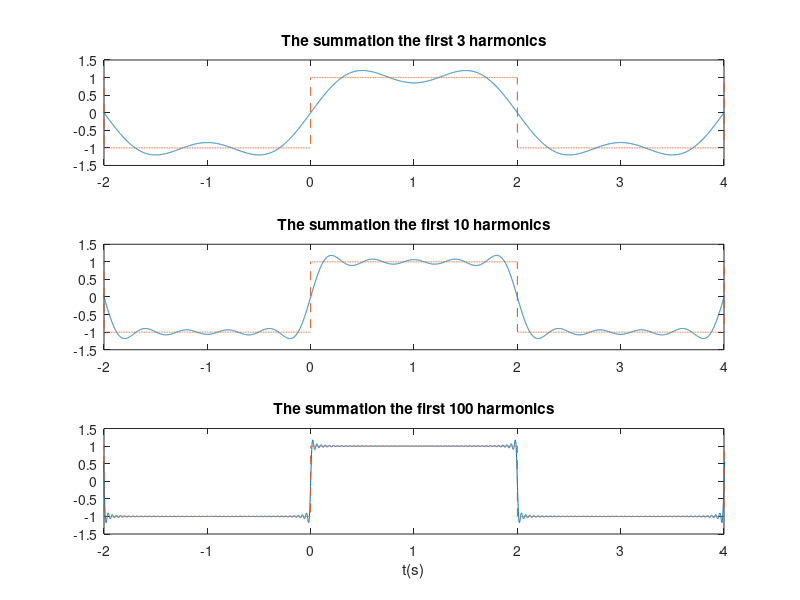

The MATLAB source for this figure:
clear, close
%% Q1
%% Square wave signal
T = 4;
w0 = 2*pi/T; % Fundamental frequency
t=linspace(-5,5,1e4); % Time range
ft=square(pi/2*t);

%% Fourier Series 
k = 1 : 100; %the order of Fourier Series

%Terms of Fourier series
a(k) = j./(k*pi).*(cos(k*pi)-1); %positive coefficients
na(k) = j./(-k*pi).*(cos(k*pi)-1); %negative coefficients
a0 = 0;
% Define the zero matrix
x = zeros(1,1e4);
x3 = x; x10 = x; x100 = x; % initial a matrix to calculate the summation


%% The summation the first three harmonics
for i= 1:3
    x3 = x3 + a0 + a(i).*exp(j*i*w0*t) + na(i).*exp(-j*i*w0*t);
end
subplot(3,1,1)
plot(t,x3),hold on;
plot(t,ft,'--')
xlim([-2,4])
title('The summation the first 3 harmonics')

%% The summation the first 10th harmonics
for i= 1:10
    x10 = x10 + a0 + a(i).*exp(j*i*w0*t) + na(i).*exp(-j*i*w0*t);
end
subplot(3,1,2)
plot(t,x10), hold on;
plot(t,ft,'--')
xlim([-2,4])
title('The summation the first 10 harmonics')

%% The summation the first 100th harmonics
for i= 1:100
    x100 = x100 + a0 + a(i).*exp(j*i*w0*t) + na(i).*exp(-j*i*w0*t);
end
subplot(3,1,3)
plot(t,x100), hold on;
plot(t,ft,'--');
xlabel('t(s)')
xlim([-2,4])
title('The summation the first 100 harmonics')